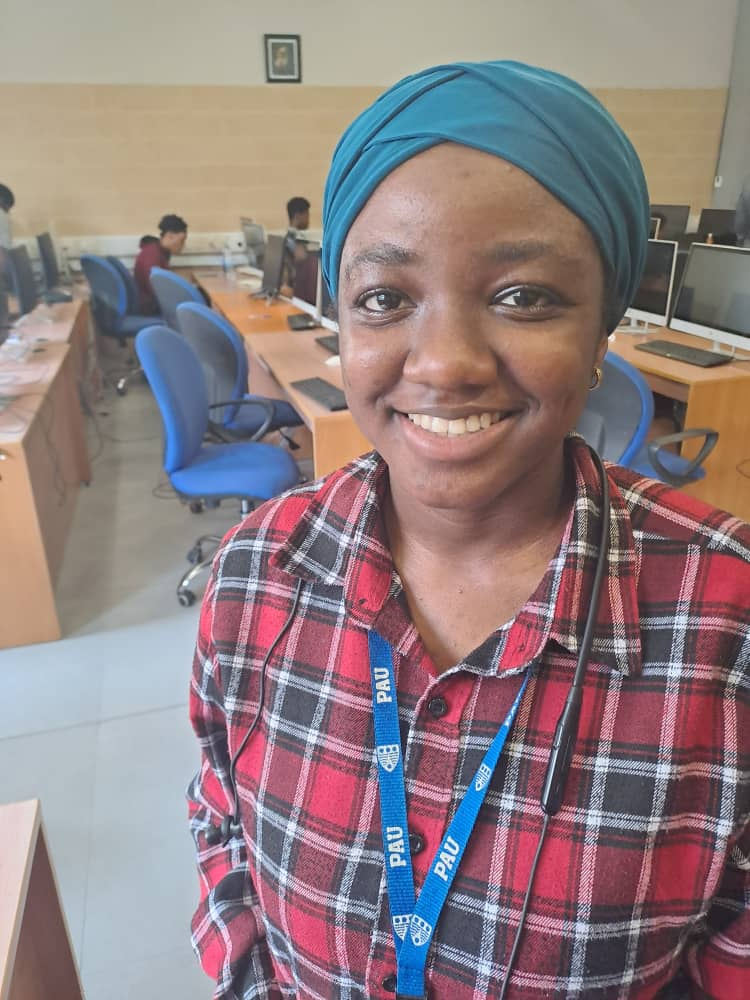
#> input picture Week_4/img/maryam.jpg, 750 x 1000 px
$ jupyter execute practice2.ipynb
#> lines starting #> are read from the running program, lines starting #| are printed output that depends on the picture
[cell 1]
# Prewitt Edge Detection

import cv2
import numpy as np

# Load the image
image = cv2.imread('img/maryam.jpg', cv2.IMREAD_GRAYSCALE)
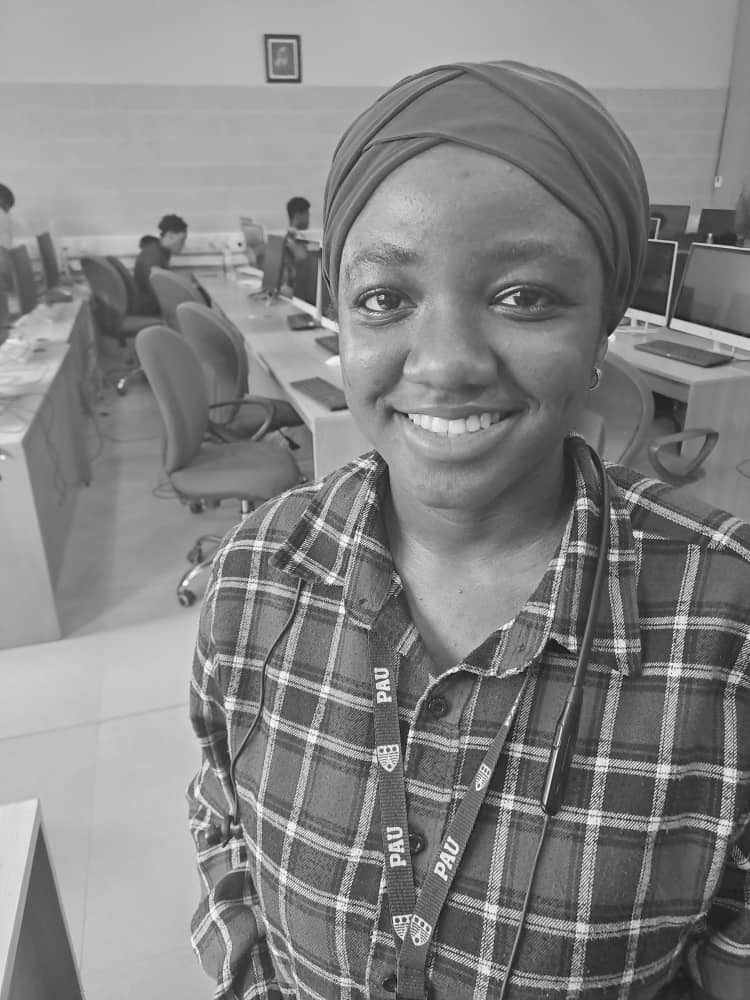
#> image: shape (1000, 750); min 7, max 255, mean 132.1

# resize images
image = cv2.resize(image, (500,400))
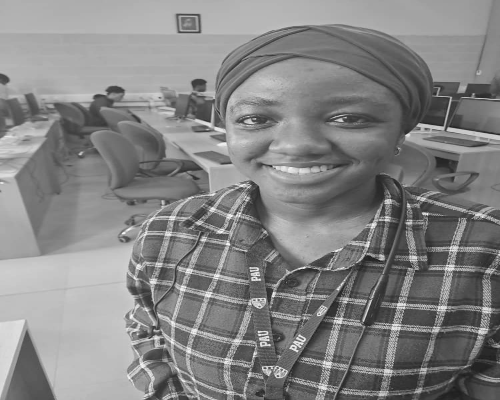
#> image: shape (400, 500); min 29, max 250, mean 132.1

# Define Prewitt kernels
kernel_x = np.array([[-1, -1, -1],
                     [ 0,  0,  0],
                     [ 1,  1,  1]])

kernel_y = np.array([[-1,  0,  1],
                     [-1,  0,  1],
                     [-1,  0,  1]])

# Apply Prewitt edge detection
prewitt_x = cv2.filter2D(image, -1, kernel_x)
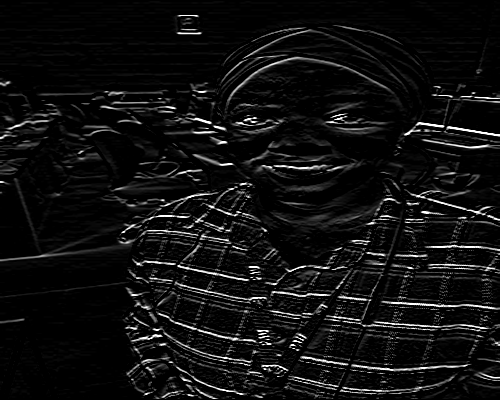
#> prewitt_x: shape (400, 500); min 0, max 255, mean 16.3
prewitt_y = cv2.filter2D(image, -1, kernel_y)
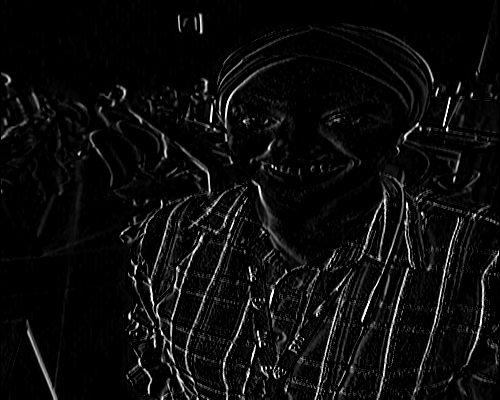
#> prewitt_y: shape (400, 500); min 0, max 255, mean 12

# Compute magnitude of gradients manually
prewitt_combined = np.sqrt(np.square(prewitt_x) + np.square(prewitt_y))
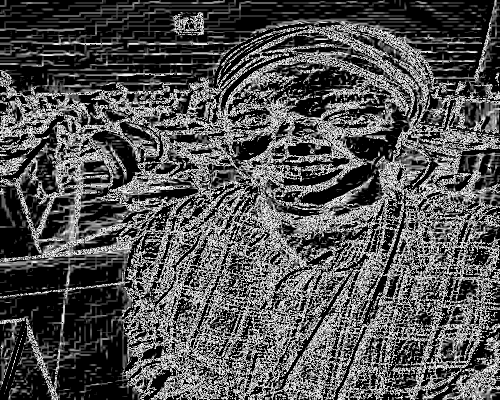
#> prewitt_combined: shape (400, 500) float16; min 0, max 15.91, mean 5.16; drawn with min black and max white

# Display the original image and the Prewitt edges
cv2.imshow('Original', image)
cv2.imshow('Prewitt Edges', np.uint8(prewitt_combined))

# Wait for a key press and close all windows
cv2.waitKey(0)
cv2.destroyAllWindows()

$ run again, with Week_4/img/ada.jpg copied over Week_4/img/maryam.jpg
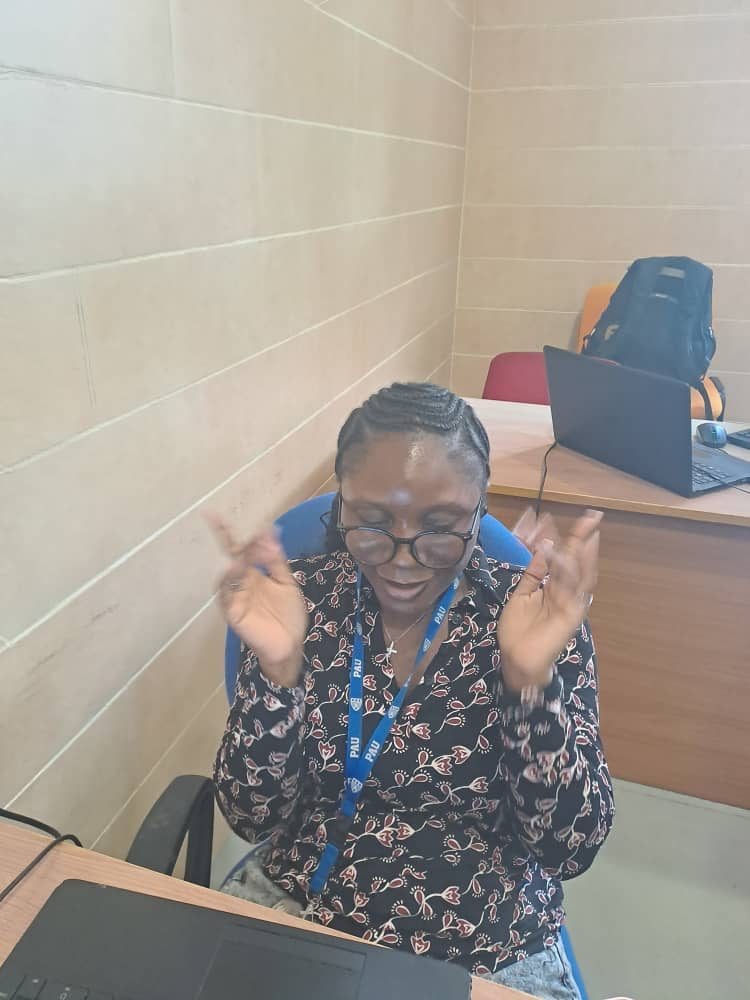
#> input picture Week_4/img/ada.jpg, 750 x 1000 px
#> `prewitt_y = cv2.filter2D(image, -1, kernel_y)`:
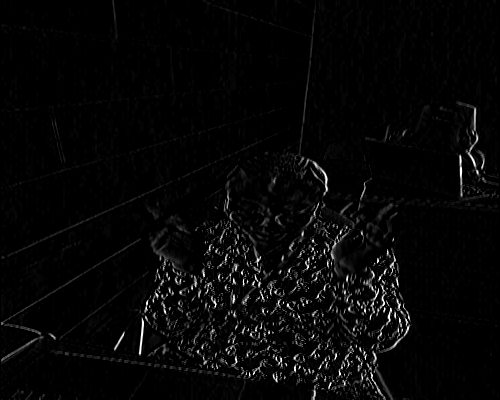
#> prewitt_y: shape (400, 500); min 0, max 255, mean 6.8
#> `prewitt_combined = np.sqrt(np.square(prewitt_x) + np.square(prewitt_y))`:
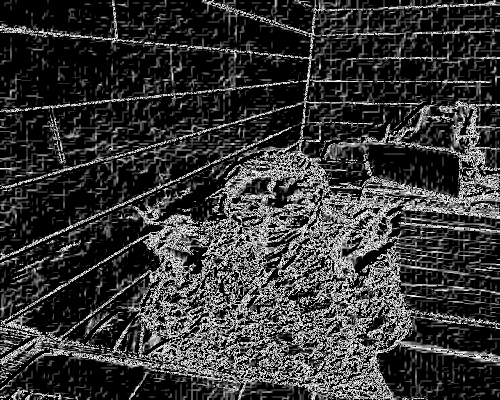
#> prewitt_combined: shape (400, 500) float16; min 0, max 15.91, mean 3.42; drawn with min black and max white

$ run again, with Week_4/img/chima.jpg copied over Week_4/img/maryam.jpg
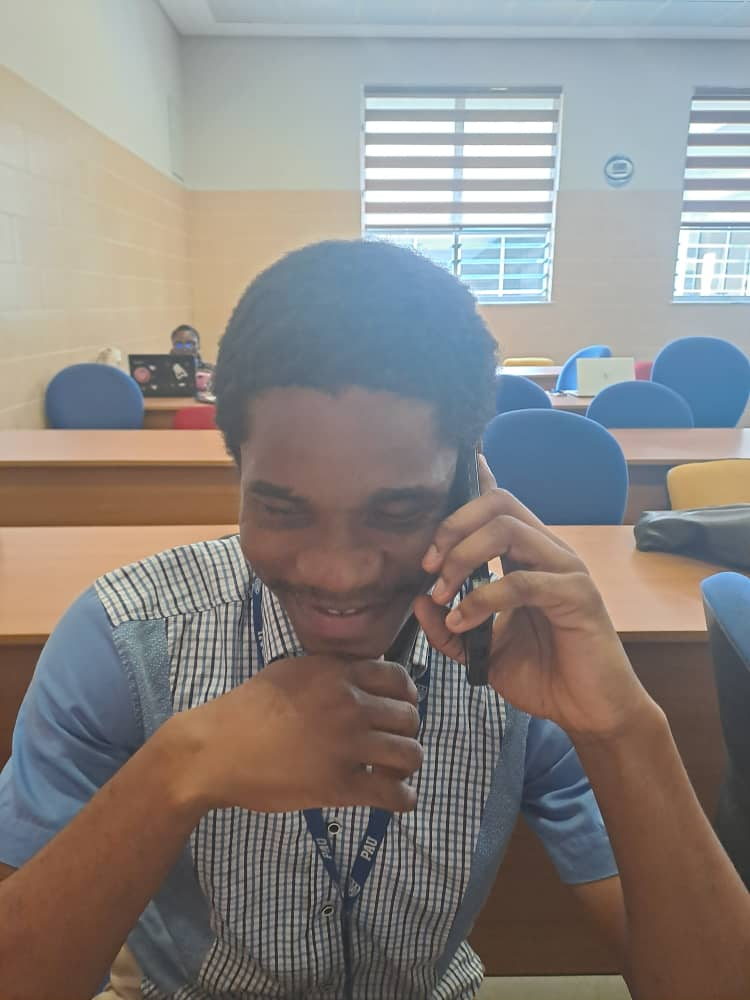
#> input picture Week_4/img/chima.jpg, 750 x 1000 px
#> `prewitt_y = cv2.filter2D(image, -1, kernel_y)`:
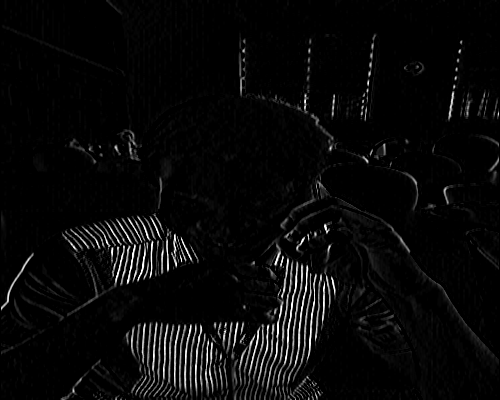
#> prewitt_y: shape (400, 500); min 0, max 255, mean 9
#> `prewitt_combined = np.sqrt(np.square(prewitt_x) + np.square(prewitt_y))`:
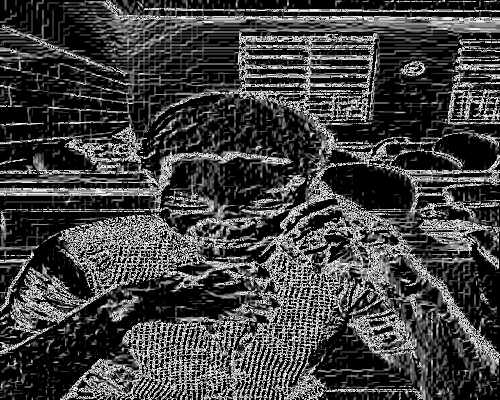
#> prewitt_combined: shape (400, 500) float16; min 0, max 15.91, mean 4.09; drawn with min black and max white
